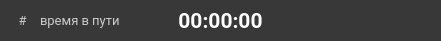
     <widget class="QFrame" name="f_track">
      <property name="geometry">
       <rect>
        <x>20</x>
        <y>320</y>
        <width>441</width>
        <height>41</height>
       </rect>
      </property>
      <property name="minimumSize">
       <size>
        <width>441</width>
        <height>41</height>
       </size>
      </property>
      <property name="maximumSize">
       <size>
        <width>441</width>
        <height>41</height>
       </size>
      </property>
      <property name="styleSheet">
       <string notr="true">background-color: #383838;
border-radius: 20px;</string>
      </property>
      <property name="frameShape">
       <enum>QFrame::StyledPanel</enum>
      </property>
      <property name="frameShadow">
       <enum>QFrame::Raised</enum>
      </property>
      <widget class="QLabel" name="stat_trip_time">
       <property name="geometry">
        <rect>
         <x>40</x>
         <y>0</y>
         <width>110</width>
         <height>41</height>
        </rect>
       </property>
       <property name="minimumSize">
        <size>
         <width>110</width>
         <height>41</height>
        </size>
       </property>
       <property name="maximumSize">
        <size>
         <width>110</width>
         <height>41</height>
        </size>
       </property>
       <property name="palette">
        <palette>
         <active>
          <colorrole role="WindowText">
           <brush brushstyle="SolidPattern">
            <color alpha="255">
             <red>204</red>
             <green>204</green>
             <blue>204</blue>
            </color>
           </brush>
          </colorrole>
          <colorrole role="Button">
           <brush brushstyle="SolidPattern">
            <color alpha="255">
             <red>56</red>
             <green>56</green>
             <blue>56</blue>
            </color>
           </brush>
          </colorrole>
          <colorrole role="Text">
           <brush brushstyle="SolidPattern">
            <color alpha="255">
             <red>204</red>
             <green>204</green>
             <blue>204</blue>
            </color>
           </brush>
          </colorrole>
          <colorrole role="ButtonText">
           <brush brushstyle="SolidPattern">
            <color alpha="255">
             <red>204</red>
             <green>204</green>
             <blue>204</blue>
            </color>
           </brush>
          </colorrole>
          <colorrole role="Base">
           <brush brushstyle="SolidPattern">
            <color alpha="255">
             <red>56</red>
             <green>56</green>
             <blue>56</blue>
            </color>
           </brush>
          </colorrole>
          <colorrole role="Window">
           <brush brushstyle="SolidPattern">
            <color alpha="255">
             <red>56</red>
             <green>56</green>
             <blue>56</blue>
            </color>
           </brush>
          </colorrole>
         </active>
         <inactive>
          <colorrole role="WindowText">
           <brush brushstyle="SolidPattern">
            <color alpha="255">
             <red>204</red>
             <green>204</green>
             <blue>204</blue>
            </color>
           </brush>
          </colorrole>
          <colorrole role="Button">
           <brush brushstyle="SolidPattern">
            <color alpha="255">
             <red>56</red>
             <green>56</green>
             <blue>56</blue>
            </color>
           </brush>
          </colorrole>
          <colorrole role="Text">
           <brush brushstyle="SolidPattern">
            <color alpha="255">
             <red>204</red>
             <green>204</green>
             <blue>204</blue>
            </color>
           </brush>
          </colorrole>
          <colorrole role="ButtonText">
           <brush brushstyle="SolidPattern">
            <color alpha="255">
             <red>204</red>
             <green>204</green>
             <blue>204</blue>
            </color>
           </brush>
          </colorrole>
          <colorrole role="Base">
           <brush brushstyle="SolidPattern">
            <color alpha="255">
             <red>56</red>
             <green>56</green>
             <blue>56</blue>
            </color>
           </brush>
          </colorrole>
          <colorrole role="Window">
           <brush brushstyle="SolidPattern">
            <color alpha="255">
             <red>56</red>
             <green>56</green>
             <blue>56</blue>
            </color>
           </brush>
          </colorrole>
         </inactive>
         <disabled>
          <colorrole role="WindowText">
           <brush brushstyle="SolidPattern">
            <color alpha="255">
             <red>204</red>
             <green>204</green>
             <blue>204</blue>
            </color>
           </brush>
          </colorrole>
          <colorrole role="Button">
           <brush brushstyle="SolidPattern">
            <color alpha="255">
             <red>56</red>
             <green>56</green>
             <blue>56</blue>
            </color>
           </brush>
          </colorrole>
          <colorrole role="Text">
           <brush brushstyle="SolidPattern">
            <color alpha="255">
             <red>204</red>
             <green>204</green>
             <blue>204</blue>
            </color>
           </brush>
          </colorrole>
          <colorrole role="ButtonText">
           <brush brushstyle="SolidPattern">
            <color alpha="255">
             <red>204</red>
             <green>204</green>
             <blue>204</blue>
            </color>
           </brush>
          </colorrole>
          <colorrole role="Base">
           <brush brushstyle="SolidPattern">
            <color alpha="255">
             <red>56</red>
             <green>56</green>
             <blue>56</blue>
            </color>
           </brush>
          </colorrole>
          <colorrole role="Window">
           <brush brushstyle="SolidPattern">
            <color alpha="255">
             <red>56</red>
             <green>56</green>
             <blue>56</blue>
            </color>
           </brush>
          </colorrole>
         </disabled>
        </palette>
       </property>
       <property name="font">
        <font>
         <family>Roboto</family>
         <pointsize>10</pointsize>
        </font>
       </property>
       <property name="styleSheet">
        <string notr="true">color: #CCCCCC;</string>
       </property>
       <property name="text">
        <string>время в пути</string>
       </property>
       <property name="alignment">
        <set>Qt::AlignLeading|Qt::AlignLeft|Qt::AlignVCenter</set>
       </property>
      </widget>
      <widget class="QLabel" name="lbl_track_time">
       <property name="geometry">
        <rect>
         <x>170</x>
         <y>0</y>
         <width>101</width>
         <height>41</height>
        </rect>
       </property>
       <property name="minimumSize">
        <size>
         <width>101</width>
         <height>41</height>
        </size>
       </property>
       <property name="maximumSize">
        <size>
         <width>101</width>
         <height>41</height>
        </size>
       </property>
       <property name="palette">
        <palette>
         <active>
          <colorrole role="WindowText">
           <brush brushstyle="SolidPattern">
            <color alpha="255">
             <red>255</red>
             <green>255</green>
             <blue>255</blue>
            </color>
           </brush>
          </colorrole>
          <colorrole role="Button">
           <brush brushstyle="SolidPattern">
            <color alpha="255">
             <red>56</red>
             <green>56</green>
             <blue>56</blue>
            </color>
           </brush>
          </colorrole>
          <colorrole role="Text">
           <brush brushstyle="SolidPattern">
            <color alpha="255">
             <red>255</red>
             <green>255</green>
             <blue>255</blue>
            </color>
           </brush>
          </colorrole>
          <colorrole role="ButtonText">
           <brush brushstyle="SolidPattern">
            <color alpha="255">
             <red>255</red>
             <green>255</green>
             <blue>255</blue>
            </color>
           </brush>
          </colorrole>
          <colorrole role="Base">
           <brush brushstyle="SolidPattern">
            <color alpha="255">
             <red>56</red>
             <green>56</green>
             <blue>56</blue>
            </color>
           </brush>
          </colorrole>
          <colorrole role="Window">
           <brush brushstyle="SolidPattern">
            <color alpha="255">
             <red>56</red>
             <green>56</green>
             <blue>56</blue>
            </color>
           </brush>
          </colorrole>
         </active>
         <inactive>
          <colorrole role="WindowText">
           <brush brushstyle="SolidPattern">
            <color alpha="255">
             <red>255</red>
             <green>255</green>
             <blue>255</blue>
            </color>
           </brush>
          </colorrole>
          <colorrole role="Button">
           <brush brushstyle="SolidPattern">
            <color alpha="255">
             <red>56</red>
             <green>56</green>
             <blue>56</blue>
            </color>
           </brush>
          </colorrole>
          <colorrole role="Text">
           <brush brushstyle="SolidPattern">
            <color alpha="255">
             <red>255</red>
             <green>255</green>
             <blue>255</blue>
            </color>
           </brush>
          </colorrole>
          <colorrole role="ButtonText">
           <brush brushstyle="SolidPattern">
            <color alpha="255">
             <red>255</red>
             <green>255</green>
             <blue>255</blue>
            </color>
           </brush>
          </colorrole>
          <colorrole role="Base">
           <brush brushstyle="SolidPattern">
            <color alpha="255">
             <red>56</red>
             <green>56</green>
             <blue>56</blue>
            </color>
           </brush>
          </colorrole>
          <colorrole role="Window">
           <brush brushstyle="SolidPattern">
            <color alpha="255">
             <red>56</red>
             <green>56</green>
             <blue>56</blue>
            </color>
           </brush>
          </colorrole>
         </inactive>
         <disabled>
          <colorrole role="WindowText">
           <brush brushstyle="SolidPattern">
            <color alpha="255">
             <red>255</red>
             <green>255</green>
             <blue>255</blue>
            </color>
           </brush>
          </colorrole>
          <colorrole role="Button">
           <brush brushstyle="SolidPattern">
            <color alpha="255">
             <red>56</red>
             <green>56</green>
             <blue>56</blue>
            </color>
           </brush>
          </colorrole>
          <colorrole role="Text">
           <brush brushstyle="SolidPattern">
            <color alpha="255">
             <red>255</red>
             <green>255</green>
             <blue>255</blue>
            </color>
           </brush>
          </colorrole>
          <colorrole role="ButtonText">
           <brush brushstyle="SolidPattern">
            <color alpha="255">
             <red>255</red>
             <green>255</green>
             <blue>255</blue>
            </color>
           </brush>
          </colorrole>
          <colorrole role="Base">
           <brush brushstyle="SolidPattern">
            <color alpha="255">
             <red>56</red>
             <green>56</green>
             <blue>56</blue>
            </color>
           </brush>
          </colorrole>
          <colorrole role="Window">
           <brush brushstyle="SolidPattern">
            <color alpha="255">
             <red>56</red>
             <green>56</green>
             <blue>56</blue>
            </color>
           </brush>
          </colorrole>
         </disabled>
        </palette>
       </property>
       <property name="font">
        <font>
         <family>Roboto</family>
         <pointsize>16</pointsize>
         <weight>75</weight>
         <bold>true</bold>
        </font>
       </property>
       <property name="styleSheet">
        <string notr="true">color: rgb(255, 255, 255);</string>
       </property>
       <property name="text">
        <string>00:00:00</string>
       </property>
       <property name="alignment">
        <set>Qt::AlignCenter</set>
       </property>
      </widget>
      <widget class="QPushButton" name="btn_play_pause_track">
       <property name="geometry">
        <rect>
         <x>270</x>
         <y>0</y>
         <width>41</width>
         <height>41</height>
        </rect>
       </property>
       <property name="font">
        <font>
         <family>Roboto</family>
         <pointsize>20</pointsize>
         <weight>75</weight>
         <bold>true</bold>
        </font>
       </property>
       <property name="styleSheet">
        <string notr="true"/>
       </property>
       <property name="text">
        <string/>
       </property>
      </widget>
      <widget class="QPushButton" name="btn_stop">
       <property name="geometry">
        <rect>
         <x>390</x>
         <y>0</y>
         <width>41</width>
         <height>41</height>
        </rect>
       </property>
       <property name="font">
        <font>
         <family>Roboto</family>
         <pointsize>20</pointsize>
         <weight>75</weight>
         <bold>true</bold>
        </font>
       </property>
       <property name="layoutDirection">
        <enum>Qt::LeftToRight</enum>
       </property>
       <property name="styleSheet">
        <string notr="true">color: rgb(255, 255, 255);
color: rgb(250, 0, 0);</string>
       </property>
       <property name="text">
        <string/>
       </property>
      </widget>
      <widget class="QLabel" name="stat_trip_icon">
       <property name="geometry">
        <rect>
         <x>10</x>
         <y>8</y>
         <width>25</width>
         <height>25</height>
        </rect>
       </property>
       <property name="palette">
        <palette>
         <active>
          <colorrole role="WindowText">
           <brush brushstyle="SolidPattern">
            <color alpha="255">
             <red>204</red>
             <green>204</green>
             <blue>204</blue>
            </color>
           </brush>
          </colorrole>
          <colorrole role="Button">
           <brush brushstyle="SolidPattern">
            <color alpha="255">
             <red>56</red>
             <green>56</green>
             <blue>56</blue>
            </color>
           </brush>
          </colorrole>
          <colorrole role="Text">
           <brush brushstyle="SolidPattern">
            <color alpha="255">
             <red>204</red>
             <green>204</green>
             <blue>204</blue>
            </color>
           </brush>
          </colorrole>
          <colorrole role="ButtonText">
           <brush brushstyle="SolidPattern">
            <color alpha="255">
             <red>204</red>
             <green>204</green>
             <blue>204</blue>
            </color>
           </brush>
          </colorrole>
          <colorrole role="Base">
           <brush brushstyle="SolidPattern">
            <color alpha="255">
             <red>56</red>
             <green>56</green>
             <blue>56</blue>
            </color>
           </brush>
          </colorrole>
          <colorrole role="Window">
           <brush brushstyle="SolidPattern">
            <color alpha="255">
             <red>56</red>
             <green>56</green>
             <blue>56</blue>
            </color>
           </brush>
          </colorrole>
         </active>
         <inactive>
          <colorrole role="WindowText">
           <brush brushstyle="SolidPattern">
            <color alpha="255">
             <red>204</red>
             <green>204</green>
             <blue>204</blue>
            </color>
           </brush>
          </colorrole>
          <colorrole role="Button">
           <brush brushstyle="SolidPattern">
            <color alpha="255">
             <red>56</red>
             <green>56</green>
             <blue>56</blue>
            </color>
           </brush>
          </colorrole>
          <colorrole role="Text">
           <brush brushstyle="SolidPattern">
            <color alpha="255">
             <red>204</red>
             <green>204</green>
             <blue>204</blue>
            </color>
           </brush>
          </colorrole>
          <colorrole role="ButtonText">
           <brush brushstyle="SolidPattern">
            <color alpha="255">
             <red>204</red>
             <green>204</green>
             <blue>204</blue>
            </color>
           </brush>
          </colorrole>
          <colorrole role="Base">
           <brush brushstyle="SolidPattern">
            <color alpha="255">
             <red>56</red>
             <green>56</green>
             <blue>56</blue>
            </color>
           </brush>
          </colorrole>
          <colorrole role="Window">
           <brush brushstyle="SolidPattern">
            <color alpha="255">
             <red>56</red>
             <green>56</green>
             <blue>56</blue>
            </color>
           </brush>
          </colorrole>
         </inactive>
         <disabled>
          <colorrole role="WindowText">
           <brush brushstyle="SolidPattern">
            <color alpha="255">
             <red>204</red>
             <green>204</green>
             <blue>204</blue>
            </color>
           </brush>
          </colorrole>
          <colorrole role="Button">
           <brush brushstyle="SolidPattern">
            <color alpha="255">
             <red>56</red>
             <green>56</green>
             <blue>56</blue>
            </color>
           </brush>
          </colorrole>
          <colorrole role="Text">
           <brush brushstyle="SolidPattern">
            <color alpha="255">
             <red>204</red>
             <green>204</green>
             <blue>204</blue>
            </color>
           </brush>
          </colorrole>
          <colorrole role="ButtonText">
           <brush brushstyle="SolidPattern">
            <color alpha="255">
             <red>204</red>
             <green>204</green>
             <blue>204</blue>
            </color>
           </brush>
          </colorrole>
          <colorrole role="Base">
           <brush brushstyle="SolidPattern">
            <color alpha="255">
             <red>56</red>
             <green>56</green>
             <blue>56</blue>
            </color>
           </brush>
          </colorrole>
          <colorrole role="Window">
           <brush brushstyle="SolidPattern">
            <color alpha="255">
             <red>56</red>
             <green>56</green>
             <blue>56</blue>
            </color>
           </brush>
          </colorrole>
         </disabled>
        </palette>
       </property>
       <property name="font">
        <font>
         <family>Roboto</family>
         <pointsize>10</pointsize>
        </font>
       </property>
       <property name="styleSheet">
        <string notr="true">color: #CCCCCC;</string>
       </property>
       <property name="text">
        <string>#</string>
       </property>
       <property name="alignment">
        <set>Qt::AlignCenter</set>
       </property>
      </widget>
     </widget>
